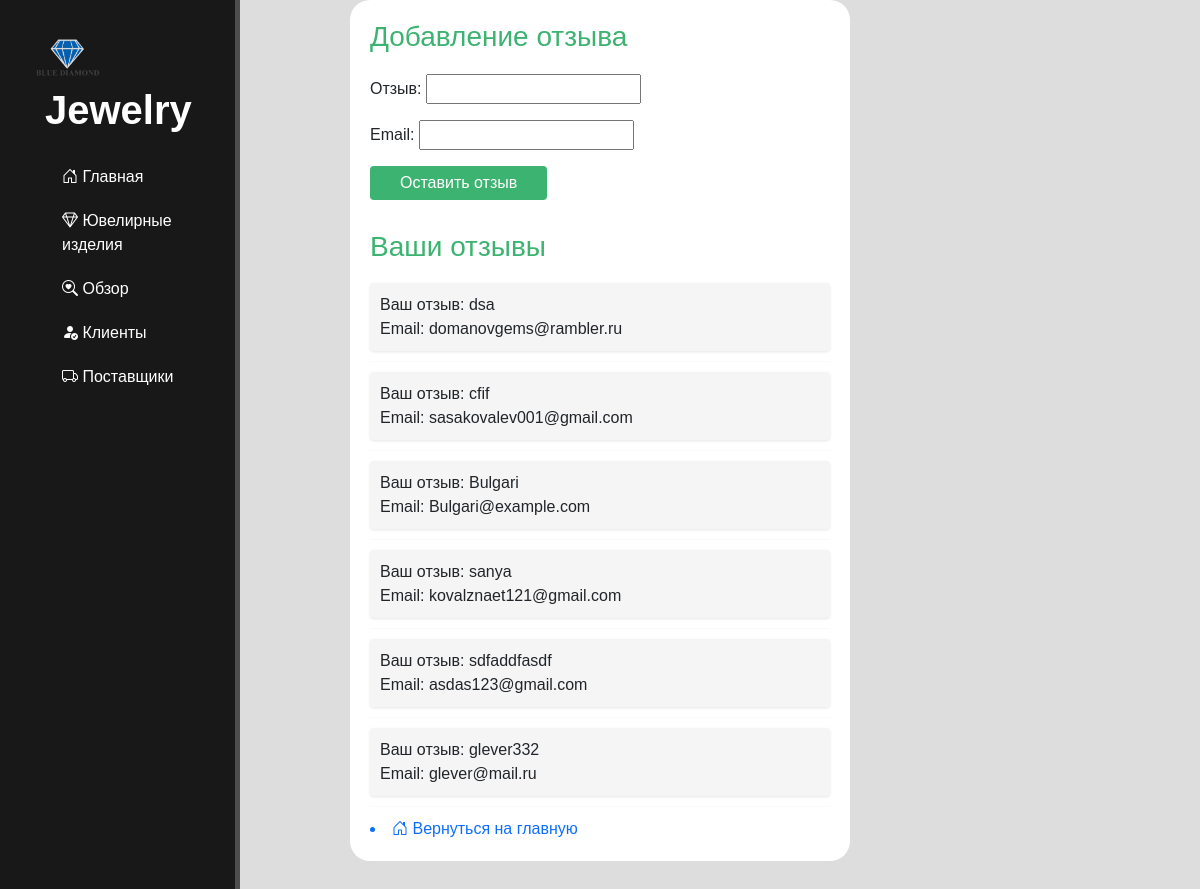
Before: /purchase_page/ with the older database file.
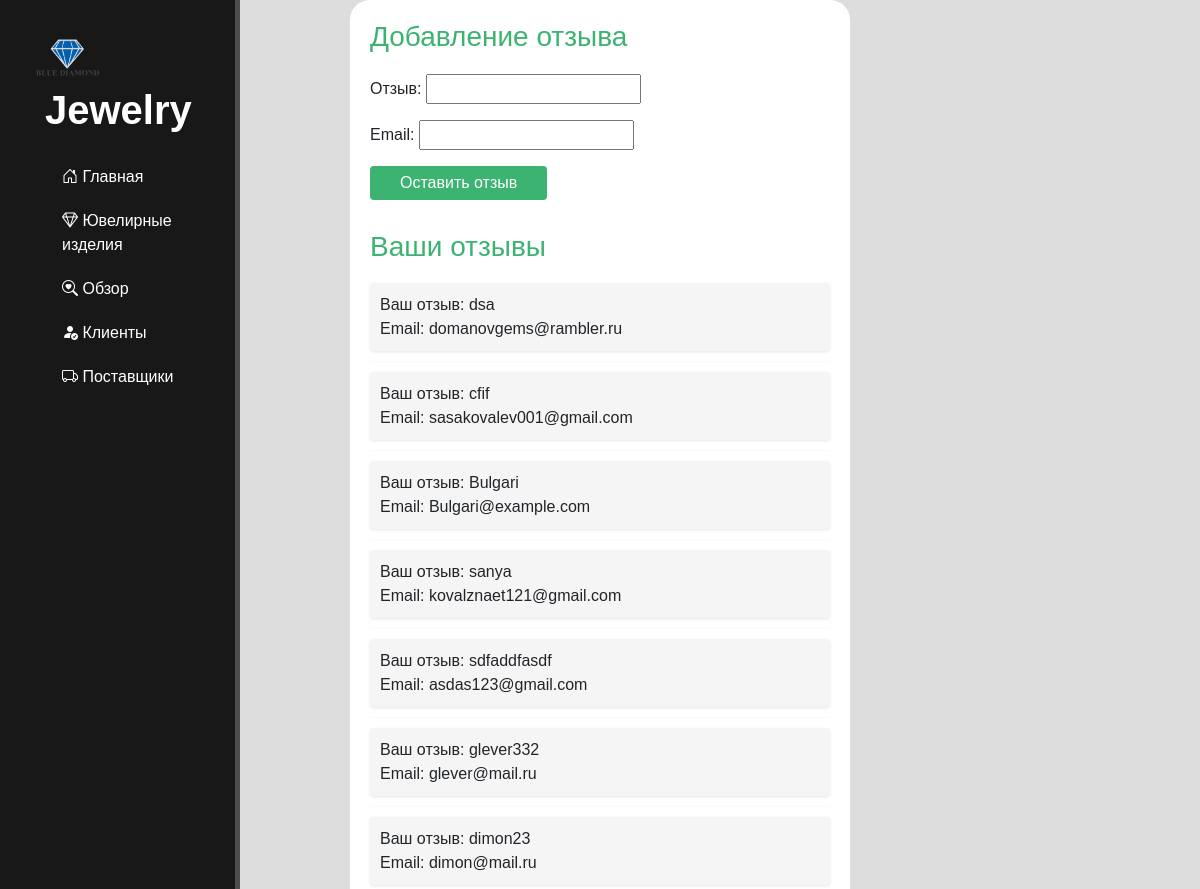
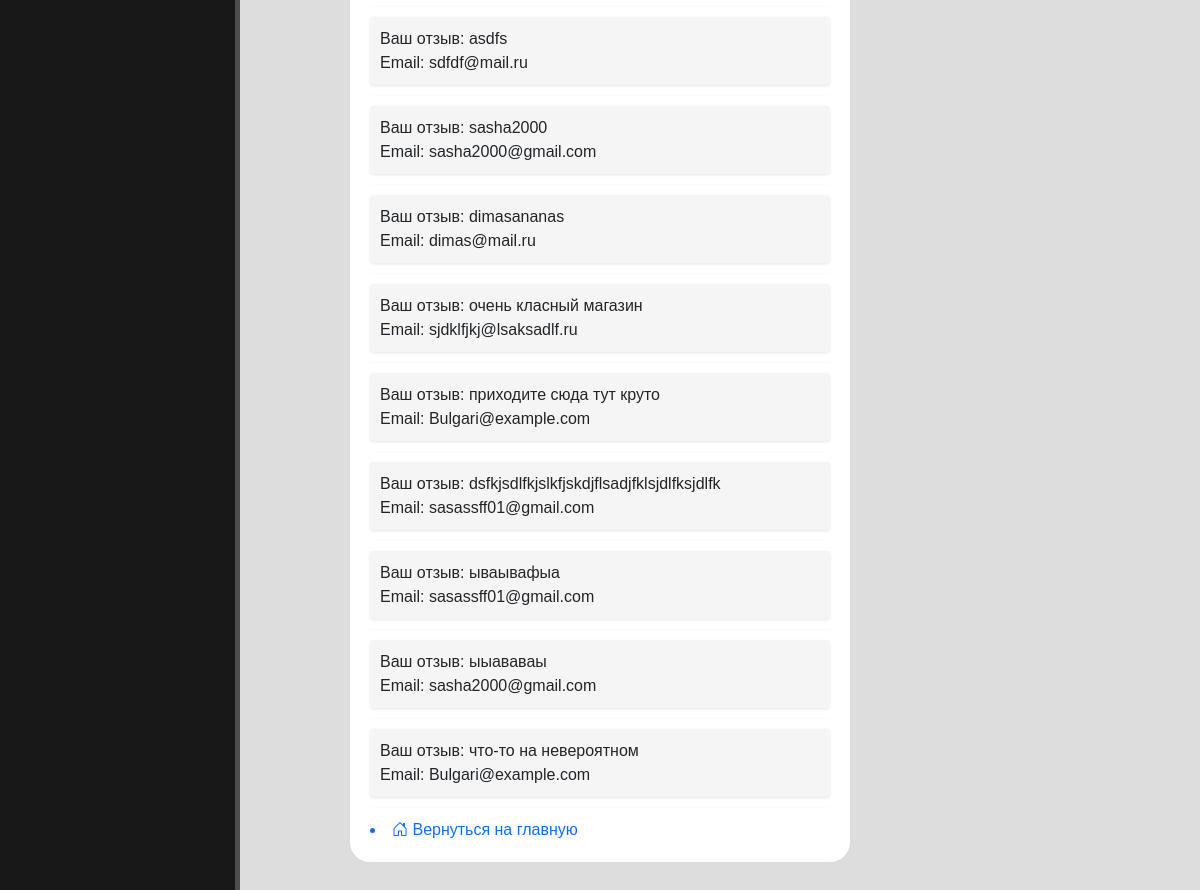
After: the same page with the newer database file (2 pictures, top to bottom).
### ivelir/models.py (models this page shows, shortened)
class User(models.Model):
    name = models.CharField(max_length=100)
    email = models.EmailField()

### ivelir/views.py (the view, shortened to what this page needs)
# urls.py: path('purchase_page/', views.purchase_page, name='purchase_page'),
def purchase_page(request):
    form = PurchaseForm()
    users = User.objects.all()
    return render(request, 'purchase_page.html', {'form': form, 'users': users})

### ivelir/forms.py
class PurchaseForm(forms.Form):
    name = forms.CharField(label='Отзыв')
    email = forms.EmailField(label='Email')

### ivelir/templates/purchase_page.html (shortened to what this page needs)
<!DOCTYPE html>
{% include 'masters.html' %}
{% load static %}
<html lang="en">
<head>
</head>
<body>
<div class="form">
    <h3>Добавление отзыва</h3>
    <form method="POST" action="{% url 'purchase_page' %}">
        {{ form.as_p }}
        <button class="btn" type="submit">Оставить отзыв</button>
    </form>
    <div class="user-list">
        <h3>Ваши отзывы</h3>
        {% for user in users %}
            <div class="user-item">
                <p>Ваш отзыв: {{ user.name }}</p>
                <p>Email: {{ user.email }}</p>
            </div>
            <hr>
        {% empty %}
            <p class="no-users">Нет пользователей</p>
        {% endfor %}
    </div>
            <a href="{% url 'index' %}"><li><i class="bi bi-house-door"></i> Вернуться на главную </li></a>
</div>
</body>
</html>

Changed rows visible on the page:
added User: name "dimon23", email "dimon@mail.ru"
added User: name "asdfs", email "sdfdf@mail.ru"
added User: name "sasha2000", email "sasha2000@gmail.com"
added User: name "dimasananas", email "dimas@mail.ru"
added User: name "очень класный магазин", email "sjdklfjkj@lsaksadlf.ru"
added User: name "приходите сюда тут круто", email "Bulgari@example.com"
added User: name "dsfkjsdlfkjslkfjskdjflsadjfklsjdlfksjdlfk", email "sasassff01@gmail.com"
added User: name "ываывафыа", email "sasassff01@gmail.com"
added User: name "ыыававаы", email "sasha2000@gmail.com"
added User: name "что-то на невероятном", email "Bulgari@example.com"
